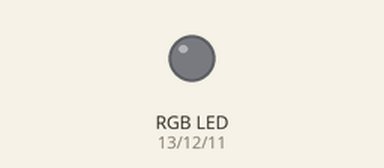
Recording of a sketch running on a simulated Arduino Uno, built with avr-gcc and run on an emulated ATmega328P. Shown: an RGB LED mixed from three pins (HIGH = lit).

Above: at 0.5 s.
At 2.5 s:
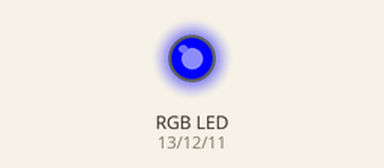
At 3.5 s:
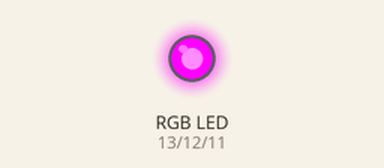
At 4.5 s:
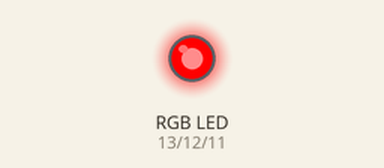
At 6.5 s:
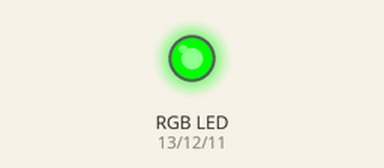
At 9.5 s:
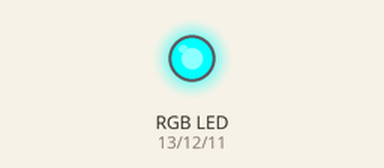
Timing chart, 0 to 10.4 s (numbered marks = the images above):
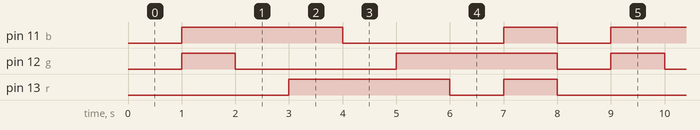

The sketch:

RGB.ino
```cpp
int r=13;
int g=12;
int b=11;
int dt=1000;

void setup() {
  // put your setup code here, to run once:
  pinMode(r, OUTPUT);
  pinMode(g, OUTPUT);
  pinMode(b, OUTPUT);
}

void loop() {
  // put your main code here, to run repeatedly:
  digitalWrite(r, LOW);
  digitalWrite(g, LOW);
  digitalWrite(b, LOW);
  delay(dt);

  digitalWrite(r, LOW);
  digitalWrite(g, HIGH);
  digitalWrite(b, HIGH);
  delay(dt);

  digitalWrite(r, LOW);
  digitalWrite(g, LOW);
  digitalWrite(b, HIGH);
  delay(dt);

  digitalWrite(r, HIGH);
  digitalWrite(g, LOW);
  digitalWrite(b, HIGH);
  delay(dt);

  digitalWrite(r, HIGH);
  digitalWrite(g, LOW);
  digitalWrite(b, LOW);
  delay(dt);

  digitalWrite(r, HIGH);
  digitalWrite(g, HIGH);
  digitalWrite(b, LOW);
  delay(dt);

  digitalWrite(r, LOW);
  digitalWrite(g, HIGH);
  digitalWrite(b, LOW);
  delay(dt);

  digitalWrite(r, HIGH);
  digitalWrite(g, HIGH);
  digitalWrite(b, HIGH);
  delay(dt);
}
```

Measured:
- by itself, pin 11 (b): repeats every 8.0 s: LOW 3.0 s, HIGH 1.0 s, LOW 1.0 s, HIGH 3.0 s
- by itself, pin 12 (g): repeats every 8.0 s: LOW 3.0 s, HIGH 3.0 s, LOW 1.0 s, HIGH 1.0 s
- by itself, pin 13 (r): repeats every 8.0 s: LOW 1.0 s, HIGH 1.0 s, LOW 3.0 s, HIGH 3.0 s
